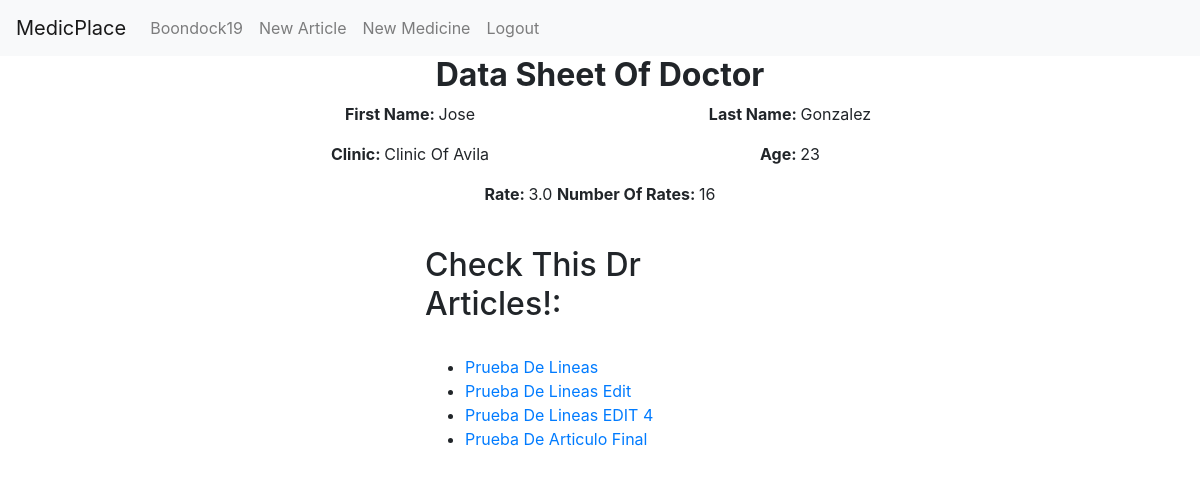
Screenshot of /Data_Sheet/5 (signed in) with the database file from the repository.
### MedicPlace/models.py (models this page shows, shortened)
class User(AbstractUser):
    pass

class Medic(models.Model):
    user=models.ForeignKey(User,on_delete=models.CASCADE)
    First_Name=models.CharField(max_length=300)
    Last_Name=models.CharField(max_length=300)
    Clinic=models.CharField(max_length=300)
    age=models.IntegerField()
    rate=models.FloatField(blank=True)
    sum_of_rates=models.IntegerField(default=0)
    num_of_rates=models.IntegerField(default=0)

class Medic_Article(models.Model):
    user=models.ForeignKey(User,on_delete=models.CASCADE)
    medic=models.ForeignKey(Medic,on_delete=models.CASCADE)
    title=models.CharField(max_length=60)
    content=models.TextField(max_length=2000)

### MedicPlace/views.py (the view)
# urls.py: path("Data_Sheet/<int:id>",views.data_sheet,name="Data_Sheet"),
def data_sheet(request,id):
    Medics=Medic.objects.filter(user__id=id)
    Normal_Users=Normal_User.objects.filter(user__id=id)
    try:
        Medic.objects.get(user__id=request.user.id)
        is_medic=True
    except:
        is_medic=False
    if len(Medics)>0:
      data_sheet_user=Medics[0]
      Articles=Medic_Article.objects.filter(medic__id=data_sheet_user.id)
      Page_type="Medic"
      context={"data_sheet_user":data_sheet_user,"Page_type":Page_type,"is_medic":is_medic,"Articles":Articles}
      return render(request,"MedicPlace/data_sheet.html",context)
    elif len(Normal_Users)>0:
        data_sheet_user=Normal_Users[0]
        Page_type="Normal_User"
        context={"data_sheet_user":data_sheet_user,"Page_type":Page_type,"is_medic":is_medic}
        return render(request,"MedicPlace/data_sheet.html",context)

### MedicPlace/templates/MedicPlace/data_sheet.html (shortened to what this page needs)
{% extends "MedicPlace/layout.html" %}
{% load static %}
{% block body %}
    {% if Page_type == "Medic" %}
        <div class="container">
            <div class="row justify-content-center align-items-start">
                <div class="col">
                    <h2 class="text-center font-weight-bold">Data Sheet Of Doctor</h2>
                </div>
            </div>
            <div class="row justify-content-center">
               <div class="col-4 text-capitalize justify-content-center">
                    <p class=" text-center text-capitalize"> <span class="font-weight-bold">First Name: </span> {{data_sheet_user.First_Name}}</p>
               </div>
                <div class="col-4 text-capitalize justify-content-center">
                        <p class="text-center text-capitalize"> <span class="font-weight-bold">Last Name: </span> {{data_sheet_user.Last_Name}}</p>
                </div>
            </div>
            <div class="row justify-content-center">
                <div class="col-4 justify-content-center">
                   <p class="text-center text-capitalize"> <span class="font-weight-bold">Clinic: </span> {{data_sheet_user.Clinic}}</p>
                </div>
                 <div class="col-4 text-capitalize justify-content-center">
                    <p class="text-center text-capitalize"> <span class="font-weight-bold">Age: </span> {{data_sheet_user.age}}</p>
                 </div>
            </div>
            <div class="row justify-content-center">
                <div class="col-5 text-capitalize justify-content-center">
                    <p class="text-center text-capitalize"> <span class="font-weight-bold">Rate: </span> <span id="Dr_rate">{{data_sheet_user.rate}}</span>
                    <span class="font-weight-bold">Number of Rates:  </span> <span id="Num_of_rates">{{data_sheet_user.num_of_rates}}</span></p>
                </div>
            </div>
            <div class="row justify-content-center">
                <div class="col-4 justify-content-center">
                    <br>
                    <h2>Check This Dr Articles!:</h2>
                    <br>
                    <ul>
                        {% for e in Articles %}
                        <li><a class="text-capitalize" href="{% url 'Article' e.id  %}"><span class="text-capitalize">{{e.title}}</span></a></li>
                        {% endfor %}
                    </ul>
                </div>
            </div>
        </div>
    {% endif %}
    {% endblock %}

### MedicPlace/templates/MedicPlace/layout.html (shortened to what this page needs)
{% load static  %}
<!DOCTYPE html>
<html lang="en" >
    <head>
        <link rel="stylesheet" href="https://maxcdn.bootstrapcdn.com/bootstrap/4.0.0/css/bootstrap.min.css">
        <link rel="stylesheet" href="{% static 'MedicPlace/style.css' %}">
    </head>
    <body>
        <nav class="navbar navbar-expand-lg navbar-light bg-light">
            <a class="navbar-brand" href="{% url 'index' %}">MedicPlace</a>
            <div>
              <ul class="navbar-nav mr-auto">
                {% if user.is_authenticated %}
                <li class="nav-item">
                    <a class="nav-link" href="{% url 'Data_Sheet' user.id %}">{{user.username}}</a>
                </li>
                {% if is_medic is True %}
                <li class="nav-item">
                    <a class="nav-link" href="{% url 'New_Article' %}">New Article</a>
                </li>
                <li class="nav-item">
                    <a class="nav-link" href="{% url 'New_Medicine' %}">New Medicine</a>
                </li>
                {% endif %}
                <li class="nav-item">
                    <a class="nav-link" href="{% url 'logout' %}">  Logout</a>
                </li>
                {% endif %}
                </ul>
            </div>
          </nav>
        <div class="body">
            {% block body %}
            {% endblock %}
        </div>
    </body>
</html>

### rows the page displays
User: username "Boondock19"
Medic: First_Name "Jose", Last_Name "Gonzalez", Clinic "Clinic Of Avila", age "23", rate "3.0", num_of_rates "16"
Medic_Article: title "Prueba De Lineas"
Medic_Article: title "Prueba De Lineas Edit"
Medic_Article: title "Prueba De Lineas EDIT 4"
Medic_Article: title "Prueba De Articulo Final"
